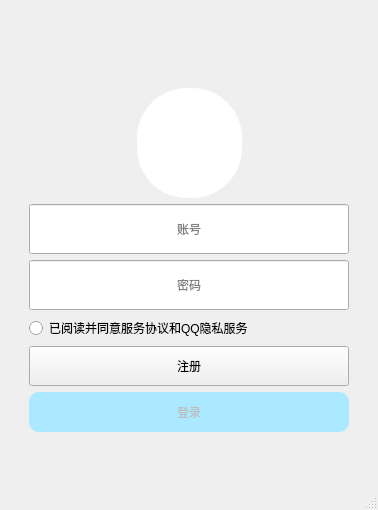
<?xml version="1.0" encoding="UTF-8"?>
<ui version="4.0">
 <class>MainWindow</class>
 <widget class="QMainWindow" name="MainWindow">
  <property name="geometry">
   <rect>
    <x>0</x>
    <y>0</y>
    <width>378</width>
    <height>510</height>
   </rect>
  </property>
  <property name="minimumSize">
   <size>
    <width>378</width>
    <height>510</height>
   </size>
  </property>
  <property name="maximumSize">
   <size>
    <width>378</width>
    <height>510</height>
   </size>
  </property>
  <property name="windowTitle">
   <string>MainWindow</string>
  </property>
  <widget class="QWidget" name="centralwidget">
   <layout class="QVBoxLayout" name="verticalLayout_2">
    <property name="leftMargin">
     <number>0</number>
    </property>
    <property name="topMargin">
     <number>0</number>
    </property>
    <property name="rightMargin">
     <number>0</number>
    </property>
    <property name="bottomMargin">
     <number>0</number>
    </property>
    <item>
     <widget class="QWidget" name="widget" native="true">
      <property name="styleSheet">
       <string notr="true">QToolButton{
	background-color: rgba(0, 0, 0,0);
    border:none;
}
QToolButton#CloseButton{
	border-image: url(:/imgs/icons8-close.svg);
}
QToolButton#CloseButton:hover{
	background-color: rgb(255, 68, 6);
	border-image: url(:/imgs/whiteclose.svg);
}
QLabel#imageLable{
	background-color: rgb(255, 255, 255);
    border-radius:50px;
}
QPushButton#LogButton{
	background-color: rgb(170, 233, 255);
    border-radius:10px;
    border:none;
}</string>
      </property>
      <layout class="QVBoxLayout" name="verticalLayout_3">
       <item>
        <layout class="QHBoxLayout" name="horizontalLayout_2">
         <item>
          <spacer name="horizontalSpacer_3">
           <property name="orientation">
            <enum>Qt::Orientation::Horizontal</enum>
           </property>
           <property name="sizeHint" stdset="0">
            <size>
             <width>40</width>
             <height>20</height>
            </size>
           </property>
          </spacer>
         </item>
         <item>
          <widget class="QToolButton" name="CloseButton">
           <property name="enabled">
            <bool>true</bool>
           </property>
           <property name="minimumSize">
            <size>
             <width>25</width>
             <height>25</height>
            </size>
           </property>
           <property name="maximumSize">
            <size>
             <width>25</width>
             <height>25</height>
            </size>
           </property>
           <property name="styleSheet">
            <string notr="true"/>
           </property>
           <property name="text">
            <string/>
           </property>
          </widget>
         </item>
        </layout>
       </item>
       <item>
        <spacer name="verticalSpacer">
         <property name="orientation">
          <enum>Qt::Orientation::Vertical</enum>
         </property>
         <property name="sizeHint" stdset="0">
          <size>
           <width>20</width>
           <height>15</height>
          </size>
         </property>
        </spacer>
       </item>
       <item>
        <layout class="QHBoxLayout" name="horizontalLayout">
         <item>
          <spacer name="horizontalSpacer_2">
           <property name="orientation">
            <enum>Qt::Orientation::Horizontal</enum>
           </property>
           <property name="sizeHint" stdset="0">
            <size>
             <width>40</width>
             <height>20</height>
            </size>
           </property>
          </spacer>
         </item>
         <item>
          <widget class="QLabel" name="imageLable">
           <property name="minimumSize">
            <size>
             <width>105</width>
             <height>110</height>
            </size>
           </property>
           <property name="maximumSize">
            <size>
             <width>105</width>
             <height>110</height>
            </size>
           </property>
           <property name="text">
            <string/>
           </property>
           <property name="pixmap">
            <pixmap resource="icons.qrc">:/imgs/icons8-qq.svg</pixmap>
           </property>
           <property name="scaledContents">
            <bool>true</bool>
           </property>
           <property name="alignment">
            <set>Qt::AlignmentFlag::AlignCenter</set>
           </property>
          </widget>
         </item>
         <item>
          <spacer name="horizontalSpacer">
           <property name="orientation">
            <enum>Qt::Orientation::Horizontal</enum>
           </property>
           <property name="sizeHint" stdset="0">
            <size>
             <width>40</width>
             <height>20</height>
            </size>
           </property>
          </spacer>
         </item>
        </layout>
       </item>
       <item>
        <layout class="QVBoxLayout" name="verticalLayout">
         <property name="leftMargin">
          <number>20</number>
         </property>
         <property name="topMargin">
          <number>0</number>
         </property>
         <property name="rightMargin">
          <number>20</number>
         </property>
         <item>
          <widget class="QLineEdit" name="accountEdit">
           <property name="minimumSize">
            <size>
             <width>320</width>
             <height>50</height>
            </size>
           </property>
           <property name="maximumSize">
            <size>
             <width>320</width>
             <height>50</height>
            </size>
           </property>
           <property name="alignment">
            <set>Qt::AlignmentFlag::AlignCenter</set>
           </property>
           <property name="dragEnabled">
            <bool>false</bool>
           </property>
           <property name="readOnly">
            <bool>false</bool>
           </property>
           <property name="placeholderText">
            <string>账号</string>
           </property>
          </widget>
         </item>
         <item>
          <widget class="QLineEdit" name="passwordEdit">
           <property name="minimumSize">
            <size>
             <width>320</width>
             <height>50</height>
            </size>
           </property>
           <property name="maximumSize">
            <size>
             <width>320</width>
             <height>50</height>
            </size>
           </property>
           <property name="alignment">
            <set>Qt::AlignmentFlag::AlignCenter</set>
           </property>
           <property name="placeholderText">
            <string>密码</string>
           </property>
          </widget>
         </item>
         <item>
          <widget class="QRadioButton" name="aggreButton">
           <property name="text">
            <string>已阅读并同意服务协议和QQ隐私服务</string>
           </property>
          </widget>
         </item>
         <item>
          <widget class="QPushButton" name="RegisterButton">
           <property name="minimumSize">
            <size>
             <width>320</width>
             <height>40</height>
            </size>
           </property>
           <property name="maximumSize">
            <size>
             <width>320</width>
             <height>40</height>
            </size>
           </property>
           <property name="text">
            <string>注册</string>
           </property>
          </widget>
         </item>
         <item>
          <widget class="QPushButton" name="LogButton">
           <property name="enabled">
            <bool>false</bool>
           </property>
           <property name="minimumSize">
            <size>
             <width>320</width>
             <height>40</height>
            </size>
           </property>
           <property name="maximumSize">
            <size>
             <width>320</width>
             <height>40</height>
            </size>
           </property>
           <property name="text">
            <string>登录</string>
           </property>
          </widget>
         </item>
        </layout>
       </item>
       <item>
        <spacer name="verticalSpacer_2">
         <property name="orientation">
          <enum>Qt::Orientation::Vertical</enum>
         </property>
         <property name="sizeHint" stdset="0">
          <size>
           <width>20</width>
           <height>40</height>
          </size>
         </property>
        </spacer>
       </item>
      </layout>
     </widget>
    </item>
   </layout>
  </widget>
  <widget class="QMenuBar" name="menubar">
   <property name="geometry">
    <rect>
     <x>0</x>
     <y>0</y>
     <width>378</width>
     <height>21</height>
    </rect>
   </property>
  </widget>
  <widget class="QStatusBar" name="statusbar"/>
 </widget>
 <resources>
  <include location="icons.qrc"/>
 </resources>
 <connections/>
</ui>
